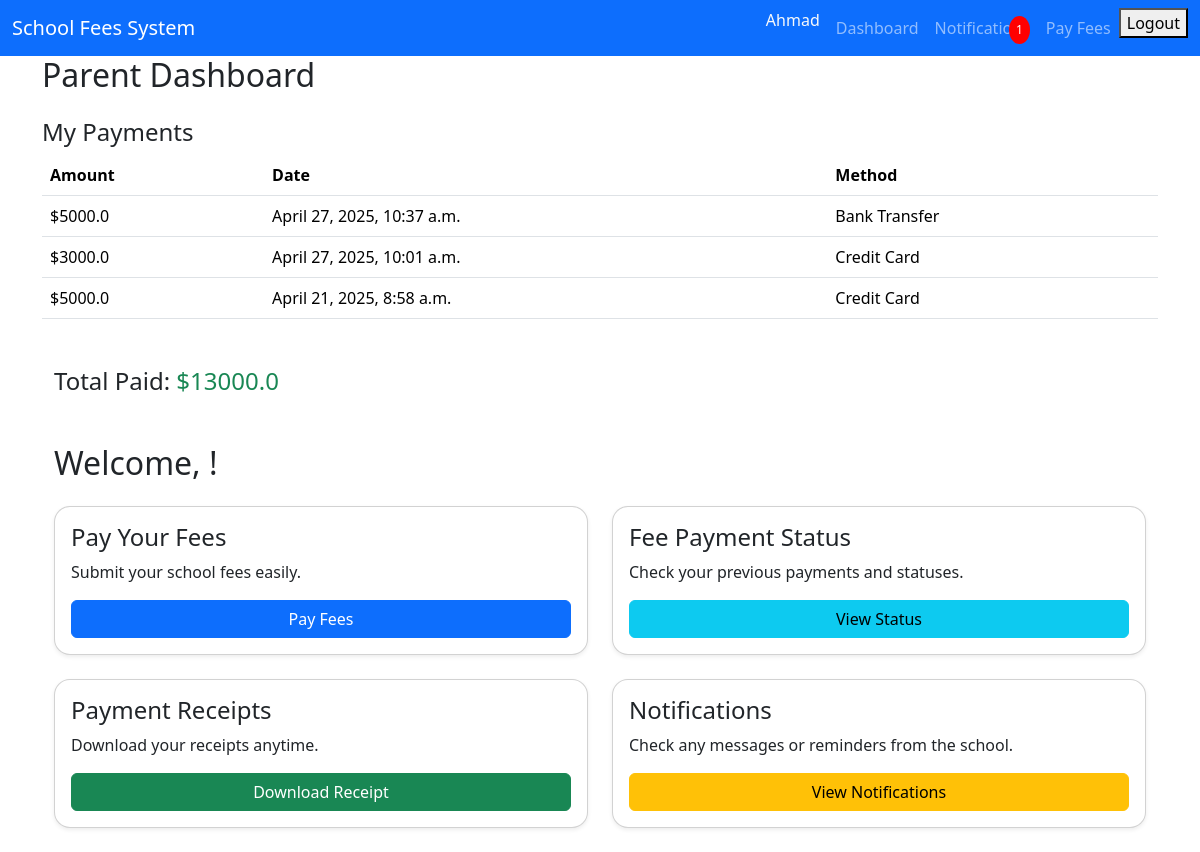
The page /accounts/parent-dashboard/ (signed in) on the database its author committed.
### school_fees_system/accounts/models.py (models this page shows)
class CustomUser(AbstractUser):
    ROLE_CHOICES = (
        ('admin', 'Admin'),
        ('parent', 'Parent')
    )
    role = models.CharField(max_length=10, choices=ROLE_CHOICES)

### school_fees_system/payments/models.py (models this page shows, shortened)
class Payment(models.Model):
    parent = models.ForeignKey(CustomUser, on_delete=models.CASCADE)
    amount_paid = models.FloatField()
    payment_date = models.DateTimeField(auto_now_add=True)
    payment_method = models.CharField(max_length=50) # 'Stripe' or 'BankTransfer' etc
    stripe_payment_intent = models.CharField(max_length=255, blank=True, null=True)  # New Payment Stripe is Added

### school_fees_system/accounts/views.py (the view)
# urls.py: path('parent-dashboard/', views.parent_dashboard, name='parent_dashboard'),
def parent_dashboard(request):
    if not request.user.is_authenticated or request.user.role != 'parent':
        return redirect('login')  # Force correct login
    payments = Payment.objects.filter(parent=request.user).order_by('-payment_date')
    total_paid = payments.aggregate(total=models.Sum('amount_paid'))['total'] or 0
    notification_count = Notification.objects.filter(parent=request.user, is_read=False).count()
    return render(request, 'accounts/parent_dashboard.html', {
        'payments': payments,
        'total_paid': total_paid,
        'notification_count': notification_count,
        })

### school_fees_system/accounts/templates/accounts/parent_dashboard.html (shortened to what this page needs)
{% extends 'base.html' %}
{% block content %}
<h2>Parent Dashboard</h2>
<h4 class="mt-4">My Payments</h4>
<table class="table">
    <thead>
        <tr>
            <th>Amount</th>
            <th>Date</th>
            <th>Method</th>
        </tr>
    </thead>
    <tbody>
        {% for payment in payments %}
        <tr>
            <td>${{ payment.amount_paid }}</td>
            <td>{{ payment.payment_date }}</td>
            <td>{{ payment.payment_method }}</td>
        </tr>
        {% empty %}
        <tr><td colspan="3">No payments made yet.</td></tr>
        {% endfor %}
    </tbody>
</table>
<div class="container mt-5">
    <h4 class="mt-4">Total Paid: <span class="text-success">${{ total_paid }}</span></h4>
</div>
<div class="container mt-5">
    <h2 class="mb-4">Welcome, {{ request.user.full_name }}!</h2>
    <div class="row">
        <div class="col-md-6 mb-4">
            <div class="card shadow-sm p-3 rounded-4">
                <h4>Pay Your Fees</h4>
                <p>Submit your school fees easily.</p>
                <a href="{% url 'pay_fees' %}" class="btn btn-primary">Pay Fees</a>
            </div>
        </div>
        <div class="col-md-6 mb-4">
            <div class="card shadow-sm p-3 rounded-4">
                <h4>Fee Payment Status</h4>
                <p>Check your previous payments and statuses.</p>
                <a href="{% url 'fee_status' %}" class="btn btn-info">View Status</a>
            </div>
        </div>
        <div class="col-md-6 mb-4">
            <div class="card shadow-sm p-3 rounded-4">
                <h4>Payment Receipts</h4>
                <p>Download your receipts anytime.</p>
                <a href="{% url 'receipt' %}" class="btn btn-success">Download Receipt</a>
            </div>
        </div>
        <div class="col-md-6 mb-4">
            <div class="card shadow-sm p-3 rounded-4">
                <h4>Notifications</h4>
                <p>Check any messages or reminders from the school.</p>
                <a href="{% url 'notification_list' %}" class="btn btn-warning">View Notifications</a>
            </div>
        </div>
    </div>
</div>
{% endblock %}

### school_fees_system/accounts/templates/base.html (shortened to what this page needs)
<!DOCTYPE html>
<html lang="en">
<head>
    <link href="https://cdn.jsdelivr.net/npm/bootstrap@5.3.2/dist/css/bootstrap.min.css" rel="stylesheet">
</head>
<body>
<nav class="navbar navbar-expand-lg navbar-dark bg-primary">
  <div class="container-fluid">
      <a class="navbar-brand" href="
        {% if request.user.role == 'parent' %}
            {% url 'parent_dashboard' %}
          {% else %}
            {% url 'admin_dashboard' %}
          {% endif %}
       ">School Fees System</a>
      <div class="collapse navbar-collapse" id="navbarNav">
          <ul class="navbar-nav ms-auto">
              {% if request.user.is_authenticated %}
                  {% if request.user.role == 'admin' %}
                    <li class="nav-item">
                      <span class="text-light me-2 bold">{{ user.username }}</span>
                    </li>
                      <li class="nav-item">
                          <a class="nav-link" href="{% url 'admin_dashboard' %}">Dashboard</a>
                      </li>
                      <li class="nav-item">
                          <a class="nav-link" href="{% url 'send_manual_notification' %}">Send Notification</a>
                      </li>
                      <li class="nav-item">
                          <a class="nav-link" href="{% url 'fee_structure_list' %}">Manage Fees</a>
                      </li>
                  {% else %}
                      <li class="nav-item">
                        <span class="text-light me-2">{{ user.username }}</span>
                      </li>
                      <li class="nav-item">
                          <a class="nav-link" href="{% url 'parent_dashboard' %}">Dashboard</a>
                      </li>
                      <li class="nav-item position-relative">
                          <a class="nav-link" href="{% url 'notification_list' %}">
                              Notifications
                              {% if notification_count and notification_count > 0 %}
                                  <span class="notification-badge">{{ notification_count }}</span>
                              {% endif %}
                          </a>
                      </li>
                      <li class="nav-item">
                          <a class="nav-link" href="{% url 'pay_fees' %}">Pay Fees</a>
                      </li>
                  {% endif %}
                  <li class="nav-item">
                    <form action="{% url 'logout' %}" method="post">
                      <button type="submit">Logout</button>
                    </form>
                  </li>
              {% else %}
                  <li class="nav-item">
                      <a class="nav-link" href="{% url 'login' %}">Login</a>
                  </li>
              {% endif %}
          </ul>
      </div>
  </div>
</nav>
<div class="container">
    {% block content %}
    {% endblock %}
</div>
</body>
</html>

### school_fees_system/accounts/templates/base.html (style rules this page uses)
.notification-badge { position: absolute; top: 8px; right: 8px; padding: 5px 7px; border-radius: 50%; background: red; color: white; font-size: 12px; }

### rows shown on the page
CustomUser: username "Ahmad"
Payment: amount_paid "5000.0", payment_date "April 27, 2025, 10:37 a.m.", payment_method "Bank Transfer"
Payment: amount_paid "3000.0", payment_date "April 27, 2025, 10:01 a.m.", payment_method "Credit Card"
Payment: amount_paid "5000.0", payment_date "April 21, 2025, 8:58 a.m.", payment_method "Credit Card"

### other values the page prints
{{ notification_count }} "1"
{{ total_paid }} "13000.0"
